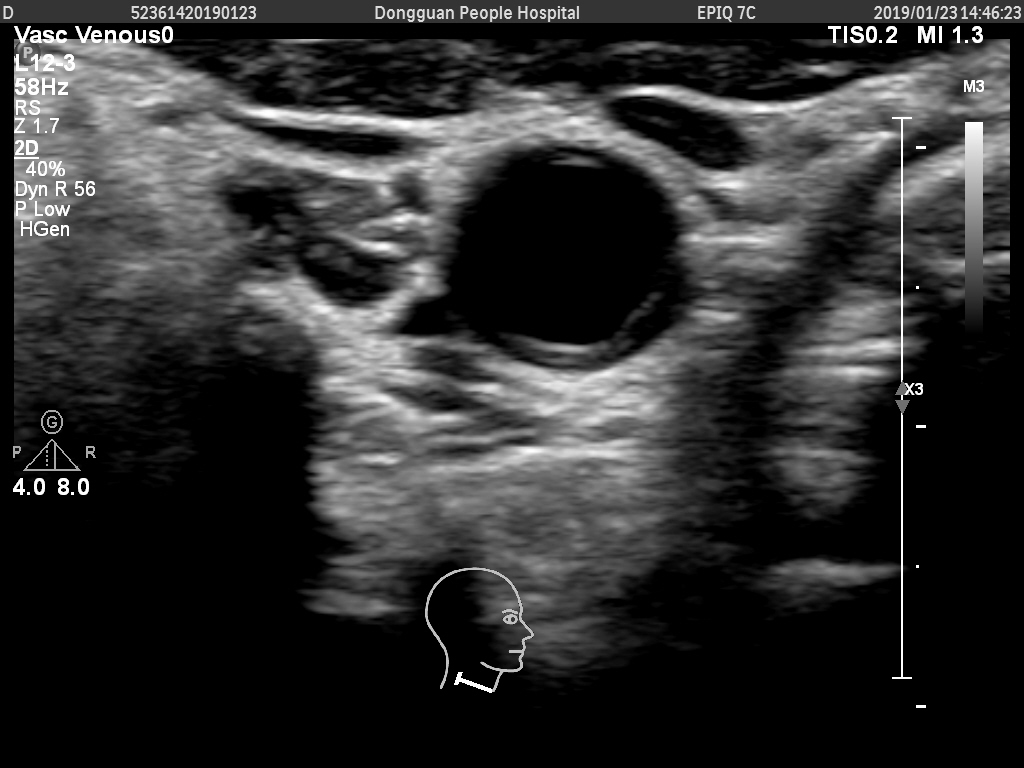
#> input picture AcademicAN/TwoStage/袁洪稳-右-硬化-横切.jpg, 1024 x 768 px
$ python snake_test.py
#> lines starting #> are read from the running program, lines starting #| are printed output that depends on the picture

from warnings import warn
import numpy as np
import cv2 as cv
from scipy.interpolate import RectBivariateSpline
from skimage.draw import circle_perimeter
from skimage.filters import gaussian
from skimage.segmentation import active_contour
from skimage.color import rgb2gray
from skimage import data
import matplotlib.pyplot as plt
from snake import getCircleContour

# [14 lines of commented-out code are left out]


img_ = cv.imread("../TwoStage/袁洪稳-右-硬化-横切.jpg")  # 读入图像
#> img_ is the input picture: shape (768, 1024, 3); min 0, max 255, mean 48
img = rgb2gray(img_) # 灰度化
seg_img = cv.Canny(img_, 150, 200)
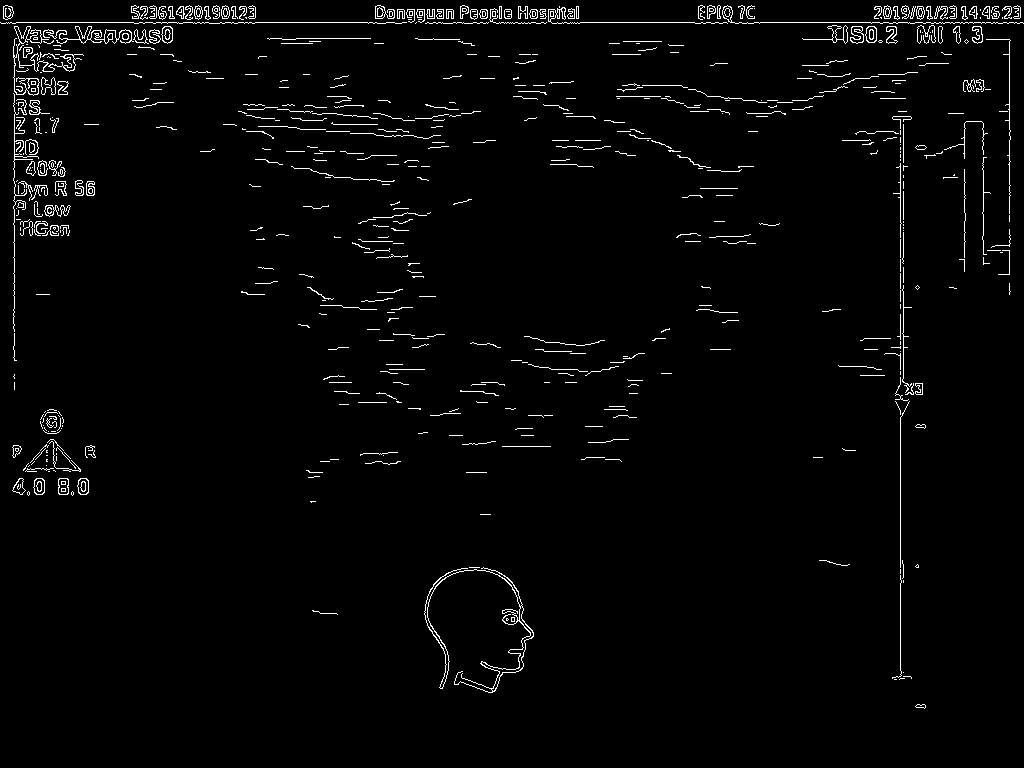
#> seg_img: shape (768, 1024); 2.3% white in thin lines or dots
lalps_img = cv.Laplacian(img_, cv.CV_16S, ksize= 3)
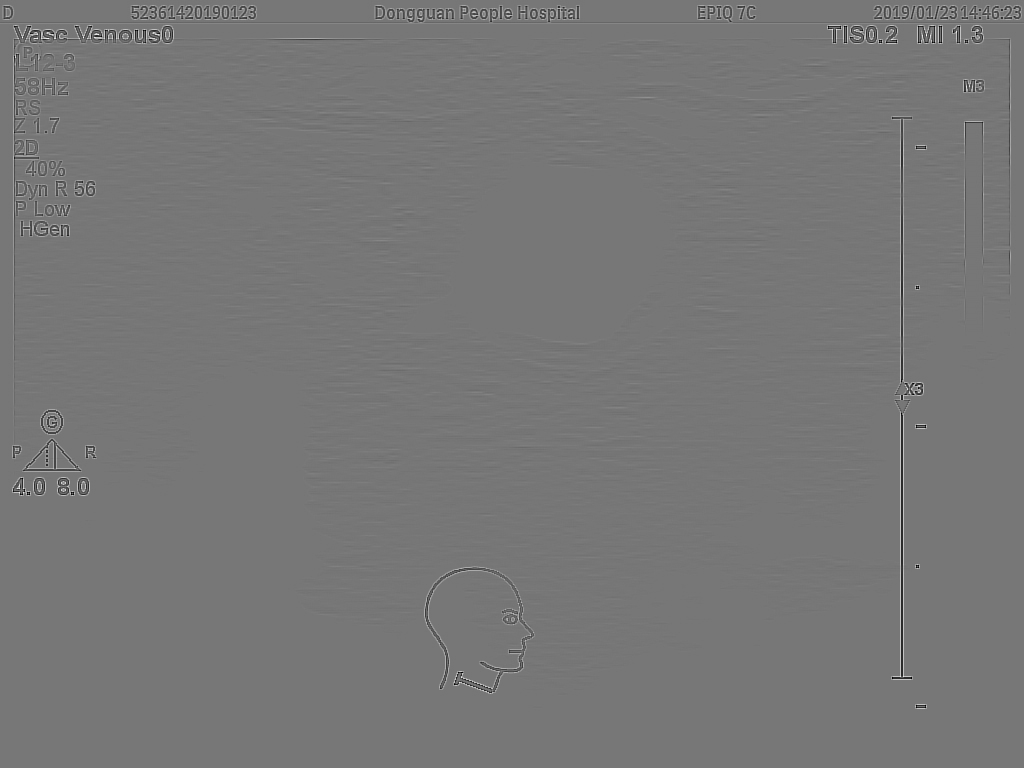
#> lalps_img: shape (768, 1024, 3) int16; min -1590, max 1816, mean 0; drawn with min black and max white

# 圆的参数方程：(220, 100) r=100
t = np.linspace(0, 2*np.pi, 1000) # 参数t, [0,2π]
x = 559 + 120*np.cos(t)
y = 260 + 120*np.sin(t)

# 构造初始Snake
init = np.array([x, y]).T # shape=(400, 2)
#init = getCircleContour((2689, 1547), (510, 380), N=200)

# Snake模型迭代输出
snake = active_contour(gaussian(img, 3), snake=init, alpha=0.8,
                        beta=10, gamma=0.01, w_line=-200, w_edge=500
                        , convergence=0.1)
#> snake = 1000 pairs, first value 457.4 to 628.9, second value 295.7 to 420.4
snake_ = active_contour(gaussian(img, 3), snake=init, alpha=0.8,
                       beta=10, gamma=0.01, w_line=200, w_edge=500, convergence=0.5)
#> snake_ = 1000 pairs, first value 463.5 to 611.9, second value 324.3 to 382.1

# 圆的参数方程：(220, 100) r=100
t = np.linspace(0, 2*np.pi, 1000) # 参数t, [0,2π]
x_plaque = 559 + 63*np.cos(t)
y_plaque = 350 + 34*np.sin(t)

# 构造初始Snake
init_plaque = np.array([x_plaque, y_plaque]).T # shape=(400, 2)
# [9 lines of commented-out code are left out]
plt.figure(figsize=(5, 5))
plt.imshow(img, cmap="gray")
plt.plot(init[:, 0], init[:, 1], '--r', lw=1)
plt.plot(snake[:, 0], snake[:, 1], '-b', lw=1)
plt.plot(snake_[:, 0], snake_[:, 1], 'g', lw=1)
plt.plot(init_plaque[:, 0], init_plaque[:, 1], '--r', lw=1)
# plt.plot(snake_plaque[:, 0], snake_plaque[:, 1], '-b', lw=1)
# plt.plot(snake_plaque_[:, 0], snake_plaque_[:, 1], 'g', lw=1)
plt.xticks([]), plt.yticks([]), plt.axis("off")

# plt.figure()
# plt.imshow(lalps_img)
plt.show()
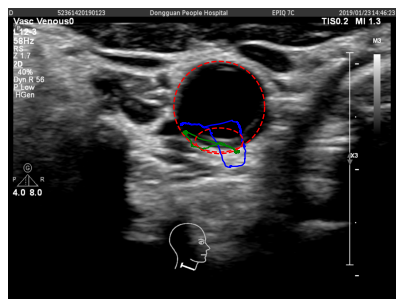
#> figure drawn by matplotlib, 1 panel
